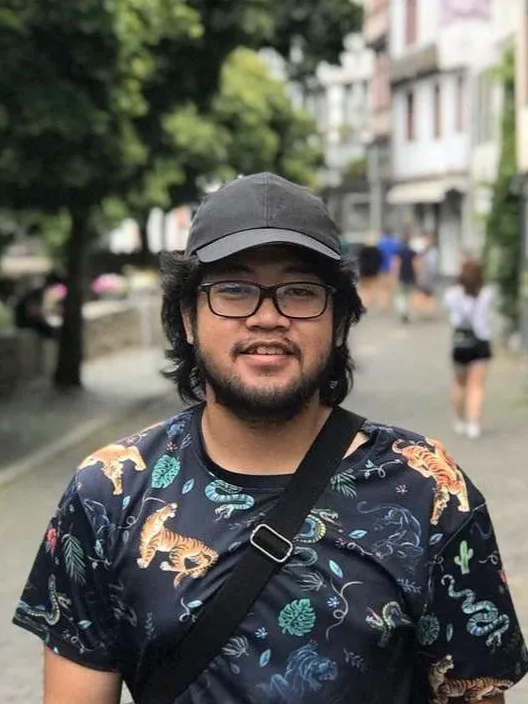
#> input picture assets/img/me.webp, 528 x 704 px, found by its file name
$ python gen-dots.py
#> lines starting #> are read from the running program, lines starting #| are printed output that depends on the picture
"""Dot-matrix portrait generator, ported from personal/rey-website DotProfile.tsx.

The reference is a <canvas> + requestAnimationFrame loop. This reproduces it as
a static SVG so the same look ships with zero runtime JS; every constant below
is the reference's, not an approximation:

    gap = 6, baseRadius = 2, brightness = (r+g+b)/3/255
    cull brightness <= 0.1
    size = brightness * baseRadius * (0.8 + 0.4 * wave)
    wave = sin(x*0.02 + y*0.02 - t) * 0.5 + 0.5,  t += 0.03 per frame

The canvas is 528x704 — the SOURCE's own ratio, so the cover-fit crops nothing.
Set --size to any WxH: whenever the canvas ratio differs from the image's, the
reference's cover-fit centres the overflow, and --crop skin shifts that band to
the skin-tone mass instead of the geometric centre.

`t` freezes one frame of the wave. t=0 is the reference's first frame; scan t to
see what the living version would do.

The source is me.webp, the cutout from tools/cutout.py, NOT me.jpg — its ALPHA
CHANNEL is the subject mask, so dots are painted only where the subject is and the
background stays a clean cobalt field. dotwave.js reads the same file and the same
threshold, so the static plate and the canvas cannot disagree about what is subject.
Use --no-mask to see the unmasked dots for comparison.

Run from repo root:
  python tools/gen-dots.py --out assets/img --name me-dots.svg --size 528x528 \
         --dot "#163a6b" --gap 8

The field is transparent by default: no <rect>, so the page shows through and the dots
alone carry the silhouette. Pass --fill "#163a6b" to put an opaque plate back.
"""
import argparse
import os

import numpy as np
from PIL import Image

SRC = "assets/img/me.webp"   # the cutout: RGB for brightness, ALPHA for the mask
FILL = "none"         # transparent field: no plate, the page shows through
DOT = "#163a6b"       # cobalt dots (the porcelain ink)
GRID = 6              # gap
BASE_R = 2.0          # baseRadius
WAVE_K = 0.02         # x*0.02 + y*0.02
CULL = 0.1            # brightness <= 0.1 is dropped
ALPHA_MIN = 128       # keep in step with tools/cutout.py and dotwave.js
BUCKETS = 24          # radius quantisation (the reference is continuous)


def cover_brightness(img, w, h, top=None):
    """Reference cover-fit, then per-cell brightness on the grid and the subject mask.

    Returns (brightness, mask). Both are produced with the SAME cover-fit offsets, so
    a dot is only ever painted where the mask says subject at that exact coordinate.

    Scales the image to COVER the canvas and centres the overflow — the
    reference's own behaviour. With a canvas matching the source's ratio the
    offsets are both 0 and nothing is cropped. `top` overrides off_y when a
    different band of the source is wanted.
    """
    iw, ih = img.size
    img_aspect, canvas_aspect = iw / ih, w / h
    if img_aspect > canvas_aspect:
        render_h, render_w = h, h * img_aspect
        off_x, off_y = -(render_w - w) / 2, 0.0
    else:
        render_w, render_h = w, w / img_aspect
        off_x, off_y = 0.0, -(render_h - h) / 2
    if top is not None:
        off_y = -float(top)
    ox, oy = int(round(off_x)), int(round(off_y))

    canvas = Image.new("RGB", (w, h), (0, 0, 0))
    canvas.paste(img.convert("RGB"), (ox, oy))
    a = np.asarray(canvas).astype(float)

    if "A" in img.getbands():
        m = Image.new("L", (w, h), 0)
        m.paste(img.getchannel("A"), (ox, oy))
        mask = np.asarray(m) >= ALPHA_MIN
    else:
        mask = np.ones((h, w), dtype=bool)   # no alpha: nothing to mask
    return a.mean(axis=2) / 255.0, mask


def skin_top(img, h):
    """Alternative crop: centre the visible band on the skin-tone mass instead
    of the geometric centre, in case the cover-fit clips the face."""
    a = np.asarray(img).astype(float)
    r, g, b = a[..., 0], a[..., 1], a[..., 2]
    mx = np.maximum(r, np.maximum(g, b))
    mn = np.minimum(r, np.minimum(g, b))
    skin = ((r > 95) & (g > 40) & (b > 20) & (r > g) & (r > b) &
            ((mx - mn) > 15) & (np.abs(r - g) > 15))
    rows = skin.sum(axis=1)
    cy = (rows * np.arange(len(rows))).sum() / max(1.0, rows.sum())
    return int(round(min(max(cy - h / 2, 0), img.size[1] - h)))


def render(bright, mask, t):
    """One frozen frame as SVG, bucketed by radius so ~9k dots stay one path per
    bucket instead of 9k <circle> elements. A cell is painted only if the subject
    mask covers it, so the background stays a clean field."""
    h, w = bright.shape
    buckets = [[] for _ in range(BUCKETS)]
    coords_y, coords_x = np.arange(0, h, GRID), np.arange(0, w, GRID)
    for y in coords_y:
        for x in coords_x:
            if not mask[y, x]:
                continue
            b = bright[y, x]
            if b <= CULL:
                continue
            wave = np.sin(x * WAVE_K + y * WAVE_K - t) * 0.5 + 0.5
            size = b * BASE_R * (0.8 + 0.4 * wave)
            bi = min(BUCKETS - 1, int(size / (BASE_R * 1.2) * BUCKETS))
            buckets[bi].append((int(x), int(y)))

    parts = [f'<svg xmlns="http://www.w3.org/2000/svg" viewBox="0 0 {w} {h}" '
             f'width="{w}" height="{h}">']
    if FILL and str(FILL).lower() != "none":
        parts.append(f'<rect width="{w}" height="{h}" fill="{FILL}"/>')
    for i, pts in enumerate(buckets):
        if not pts:
            continue
        size = (i + 0.5) / BUCKETS * BASE_R * 1.2     # representative radius
        pts = sorted(pts, key=lambda p: (p[1], p[0]))
        px, py = pts[0]
        seg = [f"M{px} {py}h0"]
        for x, y in pts[1:]:
            seg.append(f"m{x - px} {y - py}h0")
            px, py = x, y
        parts.append(f'<path d="{"".join(seg)}" stroke="{DOT}" '
                     f'stroke-width="{2 * size:.2f}" stroke-linecap="round"/>')
    parts.append("</svg>")
    return "".join(parts), sum(len(b) for b in buckets)


def main():
    global FILL, DOT, GRID
    ap = argparse.ArgumentParser()
    ap.add_argument("--out", default="_shots")
    ap.add_argument("--name", default="dotprofile.svg")
    ap.add_argument("--size", default="528x704", help="WxH canvas")
    ap.add_argument("--frame", type=float, default=0.0, help="wave phase t")
    ap.add_argument("--crop", choices=("centre", "skin"), default="centre")
    ap.add_argument("--fill", default=FILL,
                    help='field colour, or "none" for a transparent field (default)')
    ap.add_argument("--dot", default=DOT, help="dot colour")
    ap.add_argument("--gap", type=int, default=GRID, help="grid gap (reference: 6)")
    ap.add_argument("--no-mask", action="store_true",
                    help="ignore the subject mask (paint every cell; for comparison)")
    args = ap.parse_args()

    FILL, DOT, GRID = args.fill, args.dot, args.gap
    w, h = (int(v) for v in args.size.lower().split("x"))
    img = Image.open(SRC)
#> img is the input picture: PIL image 528x704 RGB; mean R, G, B 101.8, 100.9, 93.7
    top = skin_top(img.convert("RGB"), h) if args.crop == "skin" else None
    bright, mask = cover_brightness(img, w, h, top)
#> in cover_brightness, `canvas = Image.new("RGB", (w, h), (0, 0, 0))`: canvas: PIL image 528x704 RGB; every value is 0
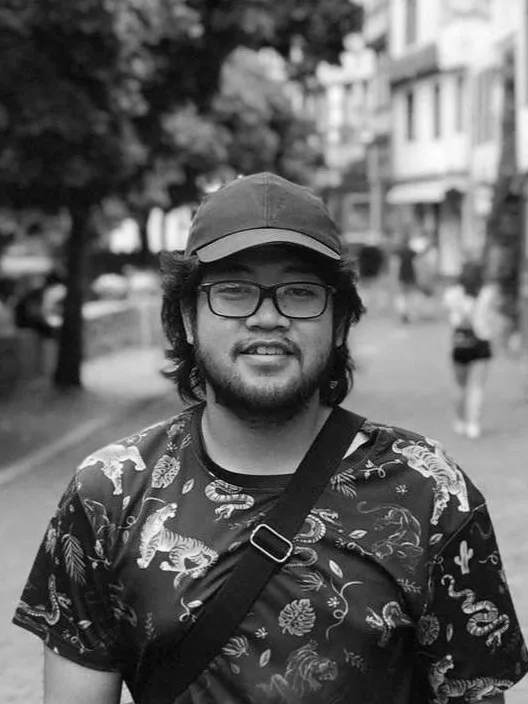
#> bright: shape (704, 528) float64; min 0, max 0.997, mean 0.387
#> mask: shape (704, 528) bool; every value is 1
    if args.no_mask:
        mask = np.ones_like(mask)
    svg, dots = render(bright, mask, args.frame)
#> dots = 8995
    os.makedirs(args.out, exist_ok=True)
    path = os.path.join(args.out, args.name)
    with open(path, "w", encoding="utf-8") as f:
        f.write(svg)
    grid_cells = len(range(0, h, GRID)) * len(range(0, w, GRID))
    print(f"{path}: {len(svg) / 1024:.1f} KB, {dots} dots, {w}x{h}, "
          f"grid {GRID}, t={args.frame}, crop {args.crop}, "
          f"field {FILL}, dots {DOT}"
          + (f" (band top {top})" if top is not None else " (no crop)"))
#| _shots/dotprofile.svg: 64.4 KB, 8995 dots, 528x704, grid 6, t=0.0, crop centre, field none, dots #163a6b (no crop)
    print(f"  subject mask: {100 * mask.sum() / mask.size:.1f}% of the frame "
          f"({mask.sum()} of {mask.size} px), {grid_cells} grid cells, "
          f"alpha >= {ALPHA_MIN}"
          + ("  [MASK DISABLED]" if args.no_mask else ""))
#|   subject mask: 100.0% of the frame (371712 of 371712 px), 10384 grid cells, alpha >= 128


if __name__ == "__main__":
    main()
